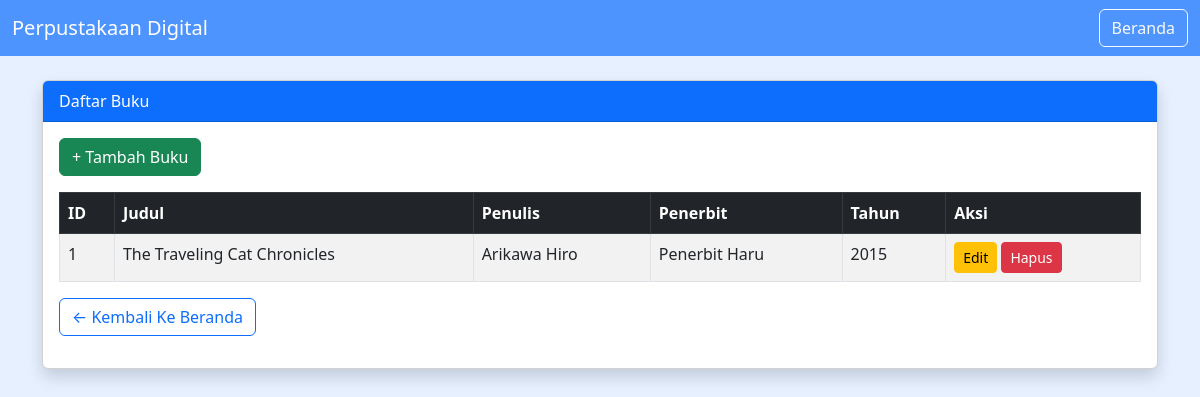
The page /Buku.php on the database its author committed.
### tables this page shows
CREATE TABLE `buku` (
  `id_buku` int(11) NOT NULL,
  `judul_buku` varchar(500) DEFAULT NULL,
  `penulis` varchar(500) DEFAULT NULL,
  `penerbit` varchar(250) DEFAULT NULL,
  `tahun_terbit` int(11) DEFAULT NULL
);

### Model.php (called while the page is built, shortened)
<?php
function getAllBooks() {
    $conn = getConnection();
    $result = $conn->query("SELECT * FROM buku");
    return $result;
}
?>

### Buku.php (the view, shortened to what this page needs)
<?php
require 'Model.php';
$buku = getAllBooks();
?>
<!DOCTYPE html>
<html lang="en">
<head>
<link href="https://cdn.jsdelivr.net/npm/bootstrap@5.3.0/dist/css/bootstrap.min.css" rel="stylesheet">
</head>
<body>
<nav class="navbar navbar-expand-lg navbar-dark mb-4">
    <div class="container-fluid">
        <a class="navbar-brand" href="#">Perpustakaan Digital</a>
        <a href="index.php" class="btn btn-outline-light">Beranda</a>
    </div>
</nav>
<div class="container">
    <div class="card shadow">
        <div class="card-header bg-primary text-white">Daftar Buku</div>
        <div class="card-body">
            <a href="FormBuku.php" class="btn btn-success mb-3">+ Tambah Buku</a>
            <table class="table table-striped table-bordered">
                <thead class="table-dark">
                    <tr>
                        <th>ID</th><th>Judul</th><th>Penulis</th><th>Penerbit</th><th>Tahun</th><th>Aksi</th>
                    </tr>
                </thead>
                <tbody>
                <?php while ($row = $buku->fetch_assoc()) { ?>
                    <tr>
                        <td><?= $row['id_buku'] ?></td>
                        <td><?= $row['judul_buku'] ?></td>
                        <td><?= $row['penulis'] ?></td>
                        <td><?= $row['penerbit'] ?></td>
                        <td><?= $row['tahun_terbit'] ?></td>
                        <td>
                            <a href="FormBuku.php?id=<?= $row['id_buku'] ?>" class="btn btn-warning btn-sm">Edit</a>
                            <a href="Buku.php?delete=<?= $row['id_buku'] ?>" class="btn btn-danger btn-sm" onclick="return confirm('Yakin ingin menghapus?')">Hapus</a>
                        </td>
                    </tr>
                <?php } ?>
                </tbody>
            </table>
            <a href="index.php" class="btn btn-outline-primary mb-3">&#8592; Kembali Ke Beranda</a>
        </div>
    </div>
</div>
</body>
</html>

### Buku.php (style rules this page uses)
body { background-color: #e6f0ff; }
.navbar { background-color: #4d94ff; }

### rows shown on the page
buku: id_buku "1", judul_buku "The Traveling Cat Chronicles", penulis "Arikawa Hiro", penerbit "Penerbit Haru", tahun_terbit "2015"
